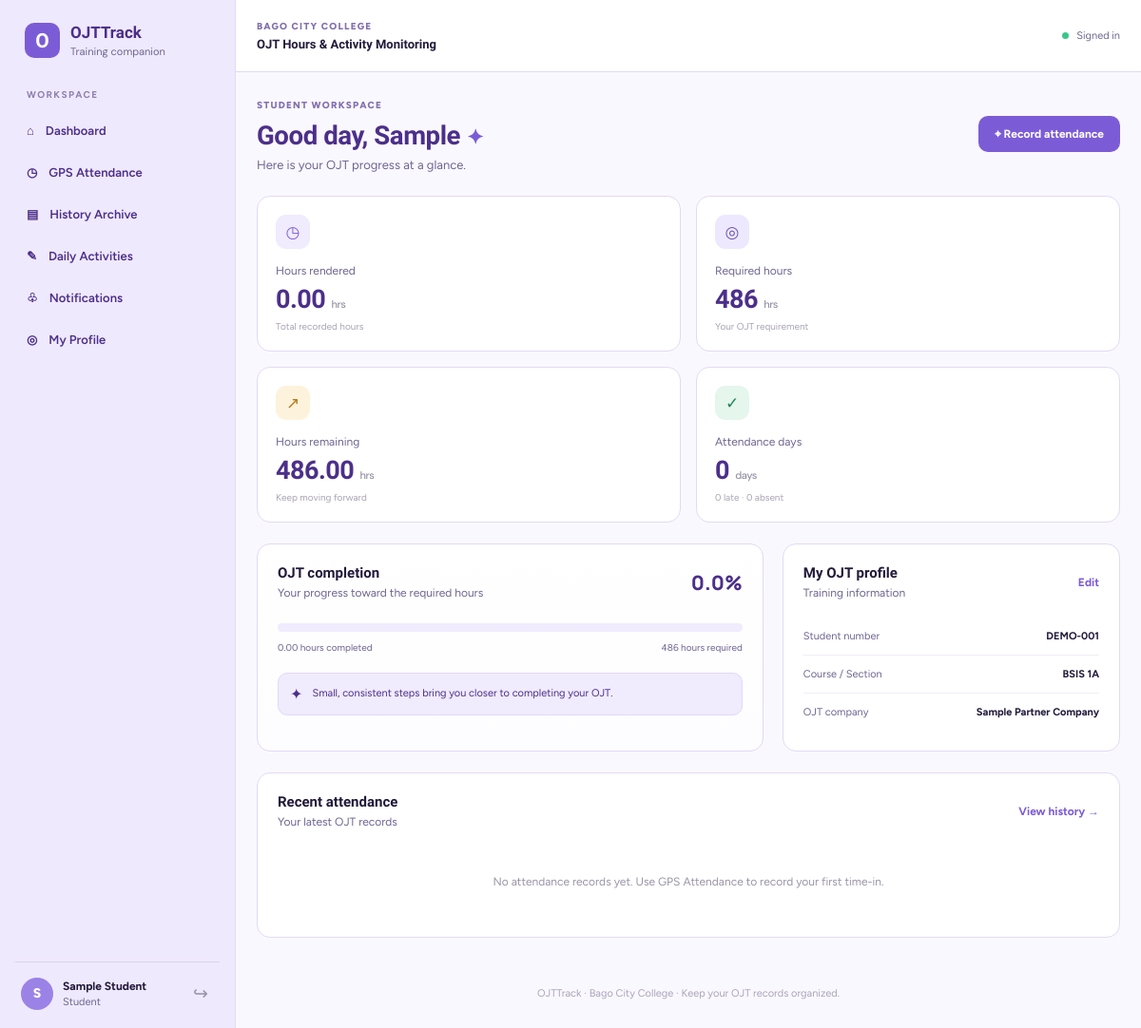
The page /student/dashboard (signed in) on the database its author committed.
### tables this page shows
CREATE TABLE students (
 id INTEGER PRIMARY KEY AUTOINCREMENT,
 user_id INTEGER NOT NULL UNIQUE REFERENCES users(id) ON DELETE CASCADE,
 student_number TEXT UNIQUE,
 course TEXT DEFAULT 'BSIS',
 section TEXT DEFAULT '',
 company_name TEXT DEFAULT '',
 required_ojt_hours REAL NOT NULL DEFAULT 486 CHECK(required_ojt_hours >= 0),
 assigned_start_date TEXT,
 assigned_end_date TEXT
);

### routes/student.py (the view)
@bp.route("/dashboard")
def dashboard():
    student = student_row()
    if not student:
        flash("Student profile was not found. Contact the administrator.", "error")
        return render_template("student/dashboard.html", student=None, stats={})
    db = get_db()
    stats = db.execute("""SELECT COALESCE(SUM(rendered_hours),0) hours,
      SUM(CASE WHEN status='present' THEN 1 ELSE 0 END) present,
      SUM(CASE WHEN status='late' THEN 1 ELSE 0 END) late,
      SUM(CASE WHEN status='absent' THEN 1 ELSE 0 END) absent
      FROM attendance WHERE student_id=?""", (student["id"],)).fetchone()
    required = float(student["required_ojt_hours"])
    rendered = float(stats["hours"] or 0)
    recent = db.execute("SELECT * FROM attendance WHERE student_id=? ORDER BY attendance_date DESC LIMIT 5", (student["id"],)).fetchall()
    activities = db.execute("SELECT * FROM activity_reports WHERE student_id=? ORDER BY activity_date DESC LIMIT 5", (student["id"],)).fetchall()
    return render_template("student/dashboard.html", student=student, stats=stats, rendered=rendered,
                           required=required, remaining=max(0, required-rendered),
                           progress=min(100, round(rendered/required*100, 1)) if required else 0,
                           recent=recent, activities=activities)

### database.py (called while the page is built)
def get_db():
    if "db" not in g:
        db_path = current_app.config["DATABASE"]
        Path(db_path).parent.mkdir(parents=True, exist_ok=True)
        conn = sqlite3.connect(db_path)
        conn.row_factory = sqlite3.Row
        conn.execute("PRAGMA foreign_keys = ON")
        g.db = conn
    return g.db

### routes/student.py (called while the page is built)
def student_row():
    return get_db().execute("SELECT * FROM students WHERE user_id=?", (session["user_id"],)).fetchone()

### templates/student/dashboard.html
{% extends "base.html" %}{% block title %}Student Dashboard · OJTTrack{% endblock %}
{% block content %}
<div class="page-heading"><div><span class="eyebrow">STUDENT WORKSPACE</span><h1>Good day, {{ current_user_name.split(' ')[0] }} <span class="wave">✦</span></h1><p>Here is your OJT progress at a glance.</p></div><a class="btn btn-primary" href="{{ url_for('attendance.page') }}">⌖ Record attendance</a></div>
{% if student %}
<div class="stats-grid">
<div class="stat-card"><div class="stat-icon purple">◷</div><span>Hours rendered</span><strong>{{ '%.2f'|format(rendered) }} <small>hrs</small></strong><small class="stat-foot">Total recorded hours</small></div>
<div class="stat-card"><div class="stat-icon blue">◎</div><span>Required hours</span><strong>{{ '%.0f'|format(required) }} <small>hrs</small></strong><small class="stat-foot">Your OJT requirement</small></div>
<div class="stat-card"><div class="stat-icon orange">↗</div><span>Hours remaining</span><strong>{{ '%.2f'|format(remaining) }} <small>hrs</small></strong><small class="stat-foot">Keep moving forward</small></div>
<div class="stat-card"><div class="stat-icon green">✓</div><span>Attendance days</span><strong>{{ stats['present'] or 0 }} <small>days</small></strong><small class="stat-foot">{{ stats['late'] or 0 }} late · {{ stats['absent'] or 0 }} absent</small></div>
</div>
<div class="content-grid"><div class="panel progress-panel"><div class="panel-heading"><div><h2>OJT completion</h2><p>Your progress toward the required hours</p></div><span class="progress-percent">{{ progress }}%</span></div><div class="progress-track"><div class="progress-fill" style="width:{{ progress }}%"></div></div><div class="progress-labels"><span>{{ '%.2f'|format(rendered) }} hours completed</span><span>{{ '%.0f'|format(required) }} hours required</span></div><div class="soft-callout"><span>✦</span><p>Small, consistent steps bring you closer to completing your OJT.</p></div></div>
<div class="panel profile-summary"><div class="panel-heading"><div><h2>My OJT profile</h2><p>Training information</p></div><a class="text-link" href="{{ url_for('student.profile') }}">Edit</a></div><div class="profile-row"><span>Student number</span><strong>{{ student['student_number'] or 'Not set' }}</strong></div><div class="profile-row"><span>Course / Section</span><strong>{{ student['course'] or '—' }} {{ student['section'] or '' }}</strong></div><div class="profile-row"><span>OJT company</span><strong>{{ student['company_name'] or 'Not set' }}</strong></div></div></div>
<div class="panel"><div class="panel-heading"><div><h2>Recent attendance</h2><p>Your latest OJT records</p></div><a class="text-link" href="{{ url_for('student.history') }}">View history →</a></div>
{% if recent %}<div class="table-wrap"><table><thead><tr><th>Date</th><th>Time in</th><th>Time out</th><th>Hours</th><th>Status</th></tr></thead><tbody>{% for r in recent %}<tr><td>{{ r['attendance_date'] }}</td><td>{{ r['time_in']|ph_time }}</td><td>{{ r['time_out']|ph_time }}</td><td>{{ '%.2f'|format(r['rendered_hours']) }}</td><td><span class="badge {{ r['status'] }}">{{ r['status']|title }}</span></td></tr>{% endfor %}</tbody></table></div>{% else %}<div class="empty-inline">No attendance records yet. Use GPS Attendance to record your first time-in.</div>{% endif %}</div>
{% else %}<div class="empty-state"><h2>Student profile is not linked</h2><p>Please contact the OJTTrack administrator.</p></div>{% endif %}
{% endblock %}

### static/css/style.css (style rules this page uses)
:root { --purple:#8b5cf6;--purple-dark:#7043df;--lavender:#ede9fe;--lavender-soft:#f7f5ff;--ink:#29243a;--muted:#817b91;--line:#ece9f4;--white:#fff;--green:#169b62;--red:#d9445b;--orange:#d88716;--shadow:0 10px 30px rgba(58,39,100,.06) }
* { box-sizing:border-box }
body { margin:0;background:#faf9fe;color:var(--ink);font-family:'DM Sans',sans-serif;font-size:14px }
a { color:var(--purple-dark);text-decoration:none }
.eyebrow { color:#9a8bbd;font-size:10px;font-weight:800;letter-spacing:1.5px }
.page-heading { display:flex;align-items:center;justify-content:space-between;gap:20px;margin-bottom:25px }
.page-heading h1 { font:800 27px Manrope,sans-serif;margin:8px 0 7px;letter-spacing:-.7px }
.page-heading p { margin:0;color:var(--muted);font-size:13px }
.wave { color:var(--purple);font-size:22px }
.btn { display:inline-flex;align-items:center;justify-content:center;gap:12px;border:1px solid transparent;border-radius:10px;padding:11px 16px;font-weight:700;font-size:12px;transition:.15s;white-space:nowrap }
.btn-primary { background:var(--purple);color:#fff;box-shadow:0 5px 12px #8b5cf626 }
.panel { background:white;border:1px solid #efedf5;border-radius:16px;padding:22px;margin-bottom:22px;box-shadow:var(--shadow);min-width:0 }
.panel-heading { display:flex;justify-content:space-between;align-items:center;gap:14px;margin-bottom:19px }
.panel-heading h2,.panel h2 { font:750 15px Manrope,sans-serif;margin:0 0 5px }
.panel-heading p,.panel>p { margin:0;color:var(--muted);font-size:12px }
.text-link { font-size:12px;font-weight:700 }
.stats-grid { display:grid;grid-template-columns:repeat(4,minmax(0,1fr));gap:16px;margin-bottom:22px }
.stat-card { position:relative;background:#fff;border:1px solid #efedf5;border-radius:15px;padding:20px;box-shadow:var(--shadow);min-width:0 }
.stat-icon { width:36px;height:36px;border-radius:11px;display:grid;place-items:center;font-size:17px;margin-bottom:16px }
.stat-icon.purple { background:#f0eaff;color:#8b5cf6 }
.stat-icon.blue { background:#e8f4ff;color:#4389cf }
.stat-icon.orange { background:#fff2df;color:#d88716 }
.stat-icon.green { background:#e4f8ef;color:#169b62 }
.stat-card>span { display:block;color:var(--muted);font-size:12px }
.stat-card>strong { display:block;font:800 26px Manrope,sans-serif;margin:7px 0 6px;letter-spacing:-.5px }
.stat-card>strong small { font:500 11px 'DM Sans',sans-serif;color:#9690a4 }
.stat-foot { display:block;color:#aaa4b6;font-size:10px }
.content-grid { display:grid;grid-template-columns:1.2fr .8fr;gap:20px;margin-bottom:22px }
.content-grid .panel { margin-bottom:0 }
.progress-percent { font:800 21px Manrope,sans-serif;color:var(--purple) }
.progress-track { height:9px;background:#f0edf7;border-radius:20px;overflow:hidden;margin:25px 0 10px }
.progress-labels { display:flex;justify-content:space-between;color:var(--muted);font-size:10px;gap:12px }
.soft-callout { display:flex;align-items:flex-start;gap:10px;background:#f8f5ff;border:1px solid #eee7ff;border-radius:10px;padding:12px;margin-top:20px;color:#6f56a7 }
.soft-callout>span { font-size:16px }
.soft-callout p { font-size:11px;line-height:1.6;margin:0 }
.profile-row { display:flex;justify-content:space-between;gap:12px;padding:13px 0;border-bottom:1px solid #f0edf5;font-size:11px }
.profile-row:last-child { border:0 }
.profile-row span { color:var(--muted) }
.profile-row strong { text-align:right }
.empty-inline { padding:30px;text-align:center;color:#9a94a8;font-size:12px }

### static/css/dashboard.css (style rules this page uses)
.progress-panel { background:linear-gradient(180deg,#fff,#fdfcff) }
.profile-summary { background:#fff }

### static/css/responsive.css (style rules this page uses)
@media (max-width:1200px) { .stats-grid { grid-template-columns:repeat(2,minmax(0,1fr)) } }

### rows shown on the page
students: required_ojt_hours "486", student_number "DEMO-001", course "BSIS", section "1A", company_name "Sample Partner Company"

### other values the page prints
{{ current_user_name[:1]|upper }} "S"
{{ current_user_name }} "Sample Student"
{{ current_role|title }} "Student"
{{ current_user_name.split(' ')[0] }} "Sample"
{{ '%.2f'|format(rendered) }} "0.00"
{{ '%.2f'|format(remaining) }} "486.00"
{{ stats['present'] or 0 }} "0"
{{ stats['late'] or 0 }} "0"
{{ stats['absent'] or 0 }} "0"
{{ progress }} "0.0"
